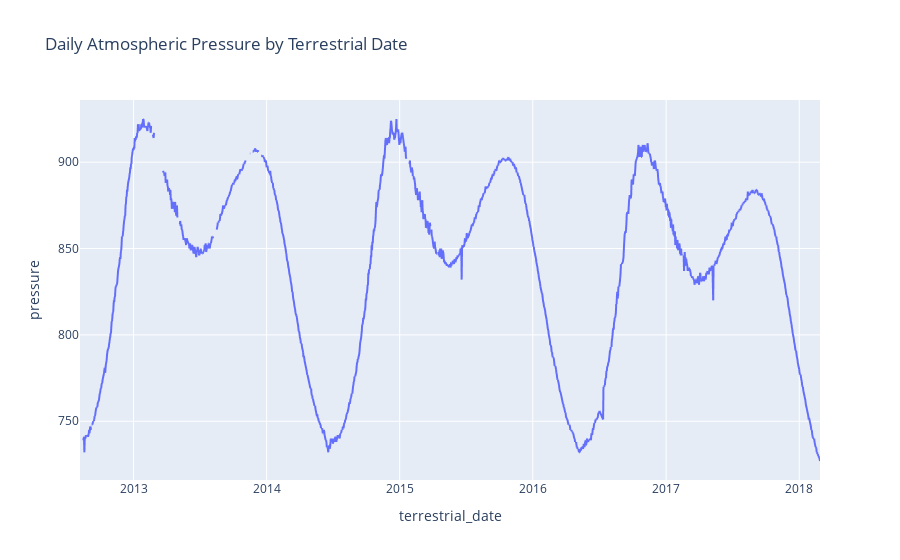

The code cell stored with this chart in its notebook:
### Code cell
# Plot a line chart of the daily atmospheric pressure by terrestrial date
# note: you do not need to modify the dataframe
# use the original one you loaded at the beginning of the milestone.
fig = px.line(df, x='terrestrial_date', y='pressure', title='Daily Atmospheric Pressure by Terrestrial Date')
fig.show()

### Figure 1 — Plotly figure (JSON) as saved in the notebook; plotly's stock layout.template omitted (floating-point values rounded to 4 significant figures; data arrays with more than 128 entries replaced by an {"elided": "..."} marker saying what was removed)
{"data": [{"hovertemplate": "terrestrial_date=%{x}<br>pressure=%{y}<extra></extra>", "legendgroup": "", "line": {"color": "#636efa", "dash": "solid"}, "marker": {"symbol": "circle"}, "mode": "lines", "name": "", "showlegend": false, "type": "scattergl", "x": {"elided": "1894 str values"}, "xaxis": "x", "y": {"elided": "1894 int values"}, "yaxis": "y"}], "layout": {"autosize": true, "legend": {"tracegroupgap": 0}, "title": {"text": "Daily Atmospheric Pressure by Terrestrial Date"}, "xaxis": {"anchor": "y", "autorange": true, "domain": [0, 1], "range": ["2012-08-07", "2018-02-27"], "title": {"text": "terrestrial_date"}, "type": "date"}, "yaxis": {"anchor": "x", "autorange": true, "domain": [0, 1], "range": [716, 936], "title": {"text": "pressure"}, "type": "linear"}}}
